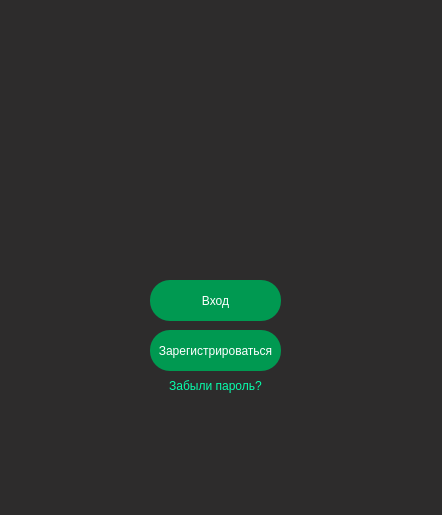
<?xml version="1.0" encoding="UTF-8"?>
<ui version="4.0">
 <class>Dialog</class>
 <widget class="QDialog" name="Dialog">
  <property name="enabled">
   <bool>true</bool>
  </property>
  <property name="geometry">
   <rect>
    <x>0</x>
    <y>0</y>
    <width>442</width>
    <height>515</height>
   </rect>
  </property>
  <property name="windowTitle">
   <string>Dialog</string>
  </property>
  <property name="styleSheet">
   <string notr="true">background-color: rgb(45, 44, 44);</string>
  </property>
  <widget class="QLabel" name="label">
   <property name="geometry">
    <rect>
     <x>110</x>
     <y>80</y>
     <width>211</width>
     <height>171</height>
    </rect>
   </property>
   <property name="text">
    <string/>
   </property>
   <property name="pixmap">
    <pixmap resource="resourses.qrc">:/res/1732856356407-fotor-bg-remover-202411298154.png</pixmap>
   </property>
   <property name="scaledContents">
    <bool>true</bool>
   </property>
  </widget>
  <widget class="QPushButton" name="pushButton_login_reg">
   <property name="geometry">
    <rect>
     <x>150</x>
     <y>280</y>
     <width>131</width>
     <height>41</height>
    </rect>
   </property>
   <property name="styleSheet">
    <string notr="true">background-color: rgb(0, 153, 81);
color: white;
border-radius: 20px;</string>
   </property>
   <property name="text">
    <string>Вход</string>
   </property>
  </widget>
  <widget class="QPushButton" name="pushButton_registration">
   <property name="geometry">
    <rect>
     <x>150</x>
     <y>330</y>
     <width>131</width>
     <height>41</height>
    </rect>
   </property>
   <property name="styleSheet">
    <string notr="true">background-color: rgb(0, 153, 81);
color: white;
border-radius: 20px;</string>
   </property>
   <property name="text">
    <string>Зарегистрироваться</string>
   </property>
  </widget>
  <widget class="QPushButton" name="pushButton_forgot">
   <property name="geometry">
    <rect>
     <x>150</x>
     <y>370</y>
     <width>131</width>
     <height>31</height>
    </rect>
   </property>
   <property name="cursor">
    <cursorShape>ArrowCursor</cursorShape>
   </property>
   <property name="styleSheet">
    <string notr="true">border-radius: 20px;
color: rgb(6, 255, 172);</string>
   </property>
   <property name="text">
    <string>Забыли пароль?</string>
   </property>
  </widget>
  <zorder>pushButton_forgot</zorder>
  <zorder>label</zorder>
  <zorder>pushButton_login_reg</zorder>
  <zorder>pushButton_registration</zorder>
 </widget>
 <resources>
  <include location="🤡Project🤡/resourses.qrc"/>
  <include location="resourses.qrc"/>
 </resources>
 <connections/>
</ui>
